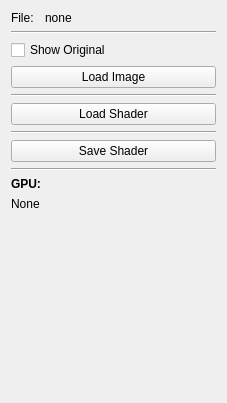
<?xml version="1.0" encoding="UTF-8"?>
<ui version="4.0">
 <class>ControlsWidget</class>
 <widget class="QWidget" name="ControlsWidget">
  <property name="geometry">
   <rect>
    <x>0</x>
    <y>0</y>
    <width>227</width>
    <height>403</height>
   </rect>
  </property>
  <property name="windowTitle">
   <string>Form</string>
  </property>
  <layout class="QGridLayout" name="gridLayout_2">
   <item row="0" column="0">
    <layout class="QGridLayout" name="gridLayout">
     <item row="9" column="0" colspan="2">
      <widget class="QLabel" name="label_3">
       <property name="font">
        <font>
         <weight>75</weight>
         <bold>true</bold>
        </font>
       </property>
       <property name="text">
        <string>GPU:</string>
       </property>
      </widget>
     </item>
     <item row="11" column="0">
      <spacer name="verticalSpacer">
       <property name="orientation">
        <enum>Qt::Vertical</enum>
       </property>
       <property name="sizeHint" stdset="0">
        <size>
         <width>20</width>
         <height>40</height>
        </size>
       </property>
      </spacer>
     </item>
     <item row="10" column="0" colspan="2">
      <widget class="QLabel" name="gpuLabel">
       <property name="text">
        <string>None</string>
       </property>
      </widget>
     </item>
     <item row="3" column="0" colspan="2">
      <widget class="QPushButton" name="loadImageButton">
       <property name="minimumSize">
        <size>
         <width>0</width>
         <height>20</height>
        </size>
       </property>
       <property name="text">
        <string>Load Image</string>
       </property>
      </widget>
     </item>
     <item row="7" column="0" colspan="2">
      <widget class="QPushButton" name="saveShaderButton">
       <property name="minimumSize">
        <size>
         <width>0</width>
         <height>20</height>
        </size>
       </property>
       <property name="text">
        <string>Save Shader</string>
       </property>
      </widget>
     </item>
     <item row="5" column="0" colspan="2">
      <widget class="QPushButton" name="loadShaderButton">
       <property name="minimumSize">
        <size>
         <width>0</width>
         <height>20</height>
        </size>
       </property>
       <property name="text">
        <string>Load Shader</string>
       </property>
      </widget>
     </item>
     <item row="4" column="0" colspan="2">
      <widget class="Line" name="line">
       <property name="orientation">
        <enum>Qt::Horizontal</enum>
       </property>
      </widget>
     </item>
     <item row="1" column="0" colspan="2">
      <widget class="Line" name="line_5">
       <property name="orientation">
        <enum>Qt::Horizontal</enum>
       </property>
      </widget>
     </item>
     <item row="2" column="0" colspan="2">
      <widget class="QCheckBox" name="originalCheckBox">
       <property name="text">
        <string>Show Original</string>
       </property>
      </widget>
     </item>
     <item row="6" column="0" colspan="2">
      <widget class="Line" name="line_2">
       <property name="orientation">
        <enum>Qt::Horizontal</enum>
       </property>
      </widget>
     </item>
     <item row="8" column="0" colspan="2">
      <widget class="Line" name="line_4">
       <property name="orientation">
        <enum>Qt::Horizontal</enum>
       </property>
      </widget>
     </item>
     <item row="0" column="1">
      <widget class="QLabel" name="fileNameLabel">
       <property name="text">
        <string>none</string>
       </property>
      </widget>
     </item>
     <item row="0" column="0">
      <widget class="QLabel" name="label">
       <property name="maximumSize">
        <size>
         <width>28</width>
         <height>16777215</height>
        </size>
       </property>
       <property name="text">
        <string>File:</string>
       </property>
      </widget>
     </item>
    </layout>
   </item>
  </layout>
 </widget>
 <resources/>
 <connections/>
</ui>
